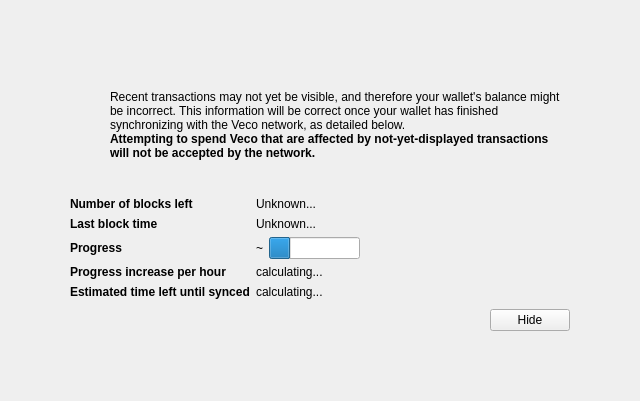
<?xml version="1.0" encoding="UTF-8"?>
<ui version="4.0">
 <class>ModalOverlay</class>
 <widget class="ModalOverlay" name="ModalOverlay">
  <property name="geometry">
   <rect>
    <x>0</x>
    <y>0</y>
    <width>640</width>
    <height>401</height>
   </rect>
  </property>
  <property name="windowTitle">
   <string>Form</string>
  </property>
  <layout class="QVBoxLayout" name="verticalLayout" stretch="0">
   <property name="sizeConstraint">
    <enum>QLayout::SetDefaultConstraint</enum>
   </property>
   <property name="leftMargin">
    <number>0</number>
   </property>
   <property name="topMargin">
    <number>0</number>
   </property>
   <property name="rightMargin">
    <number>0</number>
   </property>
   <property name="bottomMargin">
    <number>0</number>
   </property>
   <item>
    <widget class="QWidget" name="bgWidget" native="true">
     <property name="styleSheet">
      <string notr="true"/>
     </property>
     <layout class="QVBoxLayout" name="verticalLayoutMain" stretch="0">
      <property name="leftMargin">
       <number>60</number>
      </property>
      <property name="topMargin">
       <number>60</number>
      </property>
      <property name="rightMargin">
       <number>60</number>
      </property>
      <property name="bottomMargin">
       <number>60</number>
      </property>
      <item>
       <widget class="QWidget" name="contentWidget" native="true">
        <property name="styleSheet">
         <string notr="true"/>
        </property>
        <layout class="QVBoxLayout" name="verticalLayoutSub" stretch="1,0,0,0,0">
         <property name="spacing">
          <number>0</number>
         </property>
         <property name="leftMargin">
          <number>10</number>
         </property>
         <property name="topMargin">
          <number>10</number>
         </property>
         <property name="rightMargin">
          <number>10</number>
         </property>
         <property name="bottomMargin">
          <number>10</number>
         </property>
         <item>
          <layout class="QHBoxLayout" name="horizontalLayoutIconText" stretch="0,1">
           <property name="topMargin">
            <number>20</number>
           </property>
           <item>
            <layout class="QVBoxLayout" name="verticalLayoutIcon">
             <property name="leftMargin">
              <number>0</number>
             </property>
             <item>
              <widget class="QPushButton" name="warningIcon">
               <property name="enabled">
                <bool>false</bool>
               </property>
               <property name="text">
                <string/>
               </property>
               <property name="icon">
                <iconset>
                 <normaloff>:/icons/warning</normaloff>
                 <disabledoff>:/icons/warning</disabledoff>:/icons/warning</iconset>
               </property>
               <property name="iconSize">
                <size>
                 <width>48</width>
                 <height>48</height>
                </size>
               </property>
               <property name="flat">
                <bool>true</bool>
               </property>
              </widget>
             </item>
             <item>
              <spacer name="verticalSpacerWarningIcon">
               <property name="orientation">
                <enum>Qt::Vertical</enum>
               </property>
               <property name="sizeHint" stdset="0">
                <size>
                 <width>20</width>
                 <height>40</height>
                </size>
               </property>
              </spacer>
             </item>
            </layout>
           </item>
           <item>
            <layout class="QVBoxLayout" name="verticalLayoutInfoText">
             <property name="leftMargin">
              <number>0</number>
             </property>
             <property name="topMargin">
              <number>0</number>
             </property>
             <item>
              <widget class="QLabel" name="infoText">
               <property name="text">
                <string>Recent transactions may not yet be visible, and therefore your wallet's balance might be incorrect. This information will be correct once your wallet has finished synchronizing with the Veco network, as detailed below.</string>
               </property>
               <property name="textFormat">
                <enum>Qt::RichText</enum>
               </property>
               <property name="wordWrap">
                <bool>true</bool>
               </property>
              </widget>
             </item>
             <item>
              <widget class="QLabel" name="infoTextStrong">
               <property name="font">
                <font>
                 <weight>75</weight>
                 <bold>true</bold>
                </font>
               </property>
               <property name="text">
                <string>Attempting to spend Veco that are affected by not-yet-displayed transactions will not be accepted by the network.</string>
               </property>
               <property name="textFormat">
                <enum>Qt::RichText</enum>
               </property>
               <property name="wordWrap">
                <bool>true</bool>
               </property>
              </widget>
             </item>
             <item>
              <spacer name="verticalSpacerInTextSpace">
               <property name="orientation">
                <enum>Qt::Vertical</enum>
               </property>
               <property name="sizeHint" stdset="0">
                <size>
                 <width>20</width>
                 <height>40</height>
                </size>
               </property>
              </spacer>
             </item>
            </layout>
           </item>
          </layout>
         </item>
         <item>
          <spacer name="verticalSpacerAfterText">
           <property name="orientation">
            <enum>Qt::Vertical</enum>
           </property>
           <property name="sizeHint" stdset="0">
            <size>
             <width>20</width>
             <height>40</height>
            </size>
           </property>
          </spacer>
         </item>
         <item>
          <layout class="QFormLayout" name="formLayout">
           <property name="fieldGrowthPolicy">
            <enum>QFormLayout::FieldsStayAtSizeHint</enum>
           </property>
           <property name="horizontalSpacing">
            <number>6</number>
           </property>
           <property name="verticalSpacing">
            <number>6</number>
           </property>
           <property name="topMargin">
            <number>10</number>
           </property>
           <item row="0" column="0">
            <widget class="QLabel" name="labelNumberOfBlocksLeft">
             <property name="font">
              <font>
               <weight>75</weight>
               <bold>true</bold>
              </font>
             </property>
             <property name="text">
              <string>Number of blocks left</string>
             </property>
            </widget>
           </item>
           <item row="0" column="1">
            <widget class="QLabel" name="numberOfBlocksLeft">
             <property name="text">
              <string>Unknown...</string>
             </property>
            </widget>
           </item>
           <item row="1" column="0">
            <widget class="QLabel" name="labelLastBlockTime">
             <property name="font">
              <font>
               <weight>75</weight>
               <bold>true</bold>
              </font>
             </property>
             <property name="text">
              <string>Last block time</string>
             </property>
            </widget>
           </item>
           <item row="1" column="1">
            <widget class="QLabel" name="newestBlockDate">
             <property name="sizePolicy">
              <sizepolicy hsizetype="Maximum" vsizetype="Preferred">
               <horstretch>0</horstretch>
               <verstretch>0</verstretch>
              </sizepolicy>
             </property>
             <property name="text">
              <string>Unknown...</string>
             </property>
            </widget>
           </item>
           <item row="2" column="0">
            <widget class="QLabel" name="labelSyncDone">
             <property name="font">
              <font>
               <weight>75</weight>
               <bold>true</bold>
              </font>
             </property>
             <property name="text">
              <string>Progress</string>
             </property>
            </widget>
           </item>
           <item row="2" column="1">
            <layout class="QHBoxLayout" name="horizontalLayoutSync" stretch="0,1">
             <item>
              <widget class="QLabel" name="percentageProgress">
               <property name="text">
                <string>~</string>
               </property>
              </widget>
             </item>
             <item>
              <widget class="QProgressBar" name="progressBar">
               <property name="value">
                <number>24</number>
               </property>
               <property name="format">
                <string/>
               </property>
              </widget>
             </item>
            </layout>
           </item>
           <item row="4" column="0">
            <widget class="QLabel" name="labelProgressIncrease">
             <property name="font">
              <font>
               <weight>75</weight>
               <bold>true</bold>
              </font>
             </property>
             <property name="text">
              <string>Progress increase per hour</string>
             </property>
            </widget>
           </item>
           <item row="4" column="1">
            <widget class="QLabel" name="progressIncreasePerH">
             <property name="text">
              <string>calculating...</string>
             </property>
            </widget>
           </item>
           <item row="5" column="0">
            <widget class="QLabel" name="labelEstimatedTimeLeft">
             <property name="font">
              <font>
               <weight>75</weight>
               <bold>true</bold>
              </font>
             </property>
             <property name="text">
              <string>Estimated time left until synced</string>
             </property>
            </widget>
           </item>
           <item row="5" column="1">
            <widget class="QLabel" name="expectedTimeLeft">
             <property name="text">
              <string>calculating...</string>
             </property>
            </widget>
           </item>
          </layout>
         </item>
         <item>
          <layout class="QHBoxLayout" name="horizontalLayoutButtons">
           <property name="leftMargin">
            <number>10</number>
           </property>
           <property name="topMargin">
            <number>10</number>
           </property>
           <item>
            <spacer name="horizontalSpacer">
             <property name="orientation">
              <enum>Qt::Horizontal</enum>
             </property>
             <property name="sizeHint" stdset="0">
              <size>
               <width>40</width>
               <height>20</height>
              </size>
             </property>
            </spacer>
           </item>
           <item>
            <widget class="QPushButton" name="closeButton">
             <property name="text">
              <string>Hide</string>
             </property>
            </widget>
           </item>
          </layout>
         </item>
         <item>
          <layout class="QVBoxLayout" name="verticalLayout_2">
           <item>
            <spacer name="verticalSpacer">
             <property name="orientation">
              <enum>Qt::Vertical</enum>
             </property>
             <property name="sizeHint" stdset="0">
              <size>
               <width>20</width>
               <height>40</height>
              </size>
             </property>
            </spacer>
           </item>
          </layout>
         </item>
        </layout>
       </widget>
      </item>
     </layout>
    </widget>
   </item>
  </layout>
 </widget>
 <customwidgets>
  <customwidget>
   <class>ModalOverlay</class>
   <extends>QWidget</extends>
   <header>modaloverlay.h</header>
   <container>1</container>
  </customwidget>
 </customwidgets>
 <resources/>
 <connections/>
</ui>
